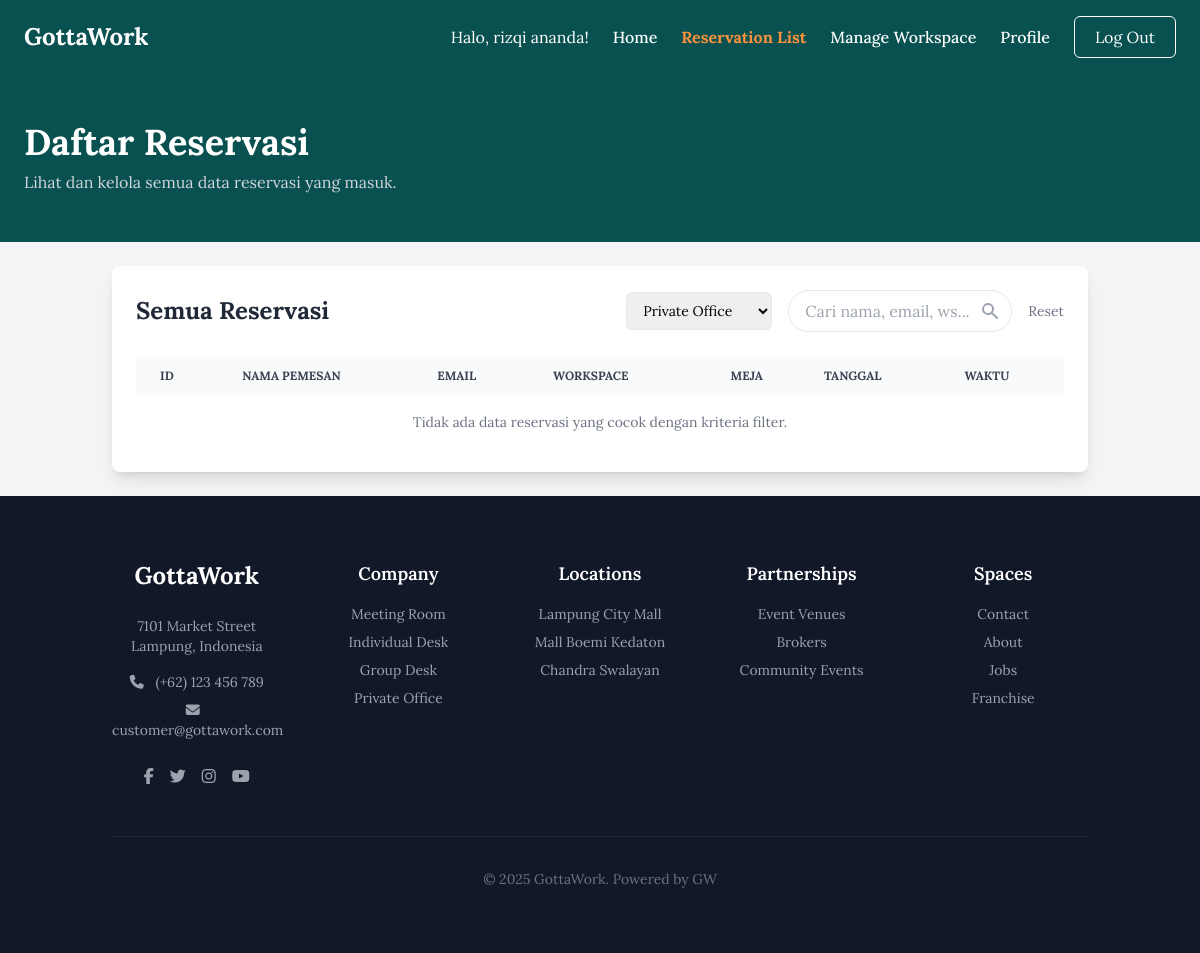
/staff/staff_daftarreservasi.php?filter_type=Private Office (signed in), run on an earlier commit of the app's database.
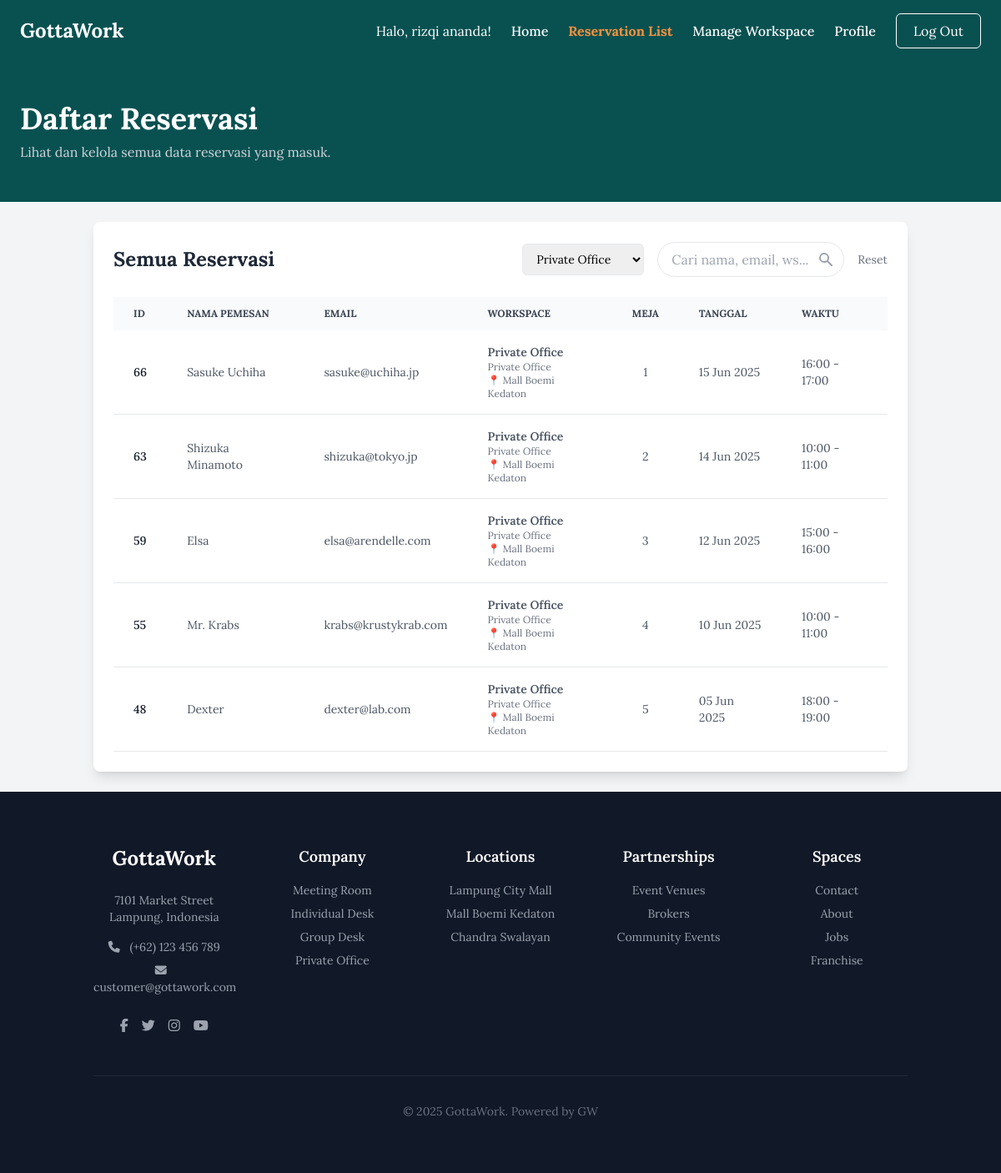
And on a later commit of the database.
### tables this page shows
CREATE TABLE `bookings` (
  `id` int NOT NULL,
  `name` varchar(100) DEFAULT NULL,
  `email` varchar(100) DEFAULT NULL,
  `user_id` int DEFAULT NULL,
  `start_date` date DEFAULT NULL,
  `end_date` date DEFAULT NULL,
  `start_time` time DEFAULT NULL,
  `end_time` time DEFAULT NULL,
  `workspace_type` varchar(50) DEFAULT NULL,
  `workspace_name` varchar(100) DEFAULT NULL,
  `location` varchar(100) DEFAULT NULL,
  `image_path` varchar(255) DEFAULT NULL,
  `desk_number` varchar(10) DEFAULT NULL,
  `created_at` timestamp NULL DEFAULT CURRENT_TIMESTAMP
);

### staff/staff_daftarreservasi.php (the view, shortened to what the changed rows need)
<?php
require_once '../db.php';
$filter_type = $_GET['filter_type'] ?? '';
$sql = "SELECT * FROM bookings";
$conditions = [];
$params = [];
if (!empty($filter_type)) {
    $conditions[] = "workspace_type = :filter_type";
    $params[':filter_type'] = $filter_type;
}
if (!empty($conditions)) {
    $sql .= " WHERE " . implode(' AND ', $conditions);
}
$sql .= " ORDER BY created_at DESC";
try {
    $stmt = $conn->prepare($sql);
    $stmt->execute($params);
    $bookings = $stmt->fetchAll(PDO::FETCH_ASSOC);
} catch (PDOException $e) {
    $bookings = [];
    $error_message = "Gagal memuat data booking: " . $e->getMessage();
}
?>
<!DOCTYPE html>
<html lang="id">
<head>
    <script src="https://cdn.tailwindcss.com"></script>
</head>
<body class="bg-gray-100 flex flex-col min-h-screen">
    <div class="flex-grow">
        <div class="bg-custom-gray text-white">
          <section class="px-6 py-12 max-w-7xl mx-auto">
            <h1 class="text-4xl font-bold">Daftar Reservasi</h1>
          </section>
        </div>
        <main class="container mx-auto p-6">
            <div class="bg-white p-6 rounded-lg shadow-lg">
                <div class="flex flex-wrap justify-between items-center mb-6 gap-4">
                    <h2 class="text-2xl font-bold text-gray-800">Semua Reservasi</h2>
                </div>
                <div class="overflow-x-auto">
                    <table class="w-full text-sm text-left text-gray-600">
                        <thead class="text-xs text-gray-700 uppercase bg-gray-50">
                            <tr>
                                <th scope="col" class="px-6 py-3">ID</th>
                                <th scope="col" class="px-6 py-3">Nama Pemesan</th>
                                <th scope="col" class="px-6 py-3">Email</th>
                                <th scope="col" class="px-6 py-3">Workspace</th>
                                <th scope="col" class="px-6 py-3 text-center">Meja</th>
                                <th scope="col" class="px-6 py-3">Tanggal</th>
                                <th scope="col" class="px-6 py-3">Waktu</th>
                            </tr>
                        </thead>
                        <tbody>
                            <?php if (!empty($bookings)): ?>
                                <?php foreach ($bookings as $row): ?>
                                    <tr class="bg-white border-b hover:bg-gray-50">
                                        <td class="px-6 py-4 font-medium text-gray-900"><?= htmlspecialchars($row['id']) ?></td>
                                        <td class="px-6 py-4"><?= htmlspecialchars($row['name']) ?></td>
                                        <td class="px-6 py-4"><?= htmlspecialchars($row['email']) ?></td>
                                        <td class="px-6 py-4">
                                            <div class="font-semibold"><?= htmlspecialchars($row['workspace_name'] ?? 'N/A') ?></div>
                                            <div class="text-xs text-gray-500"><?= htmlspecialchars($row['workspace_type'] ?? 'N/A') ?></div>
                                            <div class="text-xs text-gray-500">📍 <?= htmlspecialchars($row['location'] ?? 'N/A') ?></div>
                                        </td>
                                        <td class="px-6 py-4 text-center"><?= htmlspecialchars($row['desk_number']) ?></td>
                                        <td class="px-6 py-4"><?= date('d M Y', strtotime($row['start_date'])) ?></td>
                                        <td class="px-6 py-4"><?= date('H:i', strtotime($row['start_time'])) ?> - <?= date('H:i', strtotime($row['end_time'])) ?></td>
                                    </tr>
                                <?php endforeach; ?>
                            <?php else: ?>
                                <tr>
                                    <td colspan="7" class="px-6 py-4 text-center text-gray-500">
                                        Tidak ada data reservasi yang cocok dengan kriteria filter.
                                    </td>
                                </tr>
                            <?php endif; ?>
                        </tbody>
                    </table>
                </div>
            </div>
        </main>
    </div>
    <?php require_once '../includes/footer.php'; ?>
</body>
</html>

What changed in the data, as far as the page shows it:
added bookings: id "66", name "Sasuke Uchiha", email "sasuke@uchiha.jp", workspace_name "Private Office", workspace_type "Private Office", location "Mall Boemi Kedaton", desk_number "1", start_date "15 Jun 2025", start_time "16:00", end_time "17:00"
added bookings: id "63", name "Shizuka Minamoto", email "shizuka@tokyo.jp", workspace_name "Private Office", workspace_type "Private Office", location "Mall Boemi Kedaton", desk_number "2", start_date "14 Jun 2025", start_time "10:00", end_time "11:00"
added bookings: id "59", name "Elsa", email "elsa@arendelle.com", workspace_name "Private Office", workspace_type "Private Office", location "Mall Boemi Kedaton", desk_number "3", start_date "12 Jun 2025", start_time "15:00", end_time "16:00"
added bookings: id "55", name "Mr. Krabs", email "krabs@krustykrab.com", workspace_name "Private Office", workspace_type "Private Office", location "Mall Boemi Kedaton", desk_number "4", start_date "10 Jun 2025", start_time "10:00", end_time "11:00"
added bookings: id "48", name "Dexter", email "dexter@lab.com", workspace_name "Private Office", workspace_type "Private Office", location "Mall Boemi Kedaton", desk_number "5", start_date "05 Jun 2025", start_time "18:00", end_time "19:00"
Also different on the page:
text no longer shown: "Tidak ada data reservasi yang cocok dengan kriteria filter."
